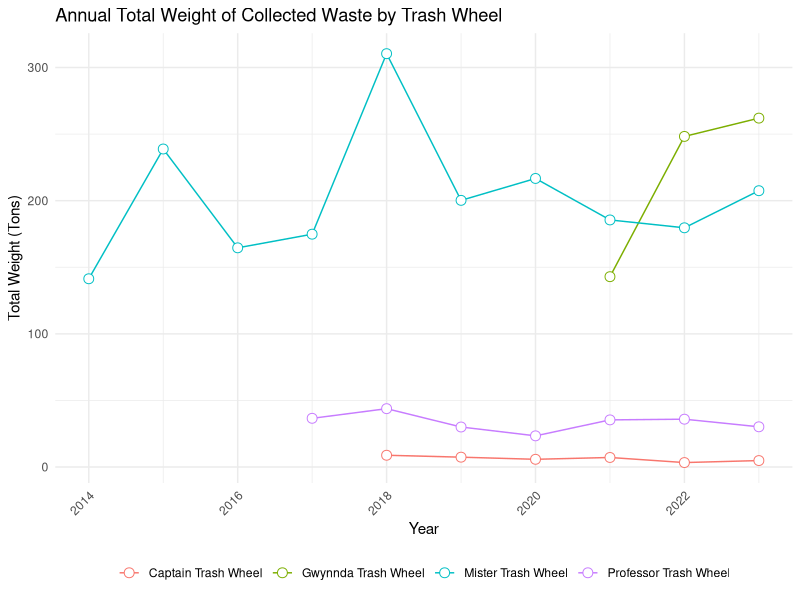
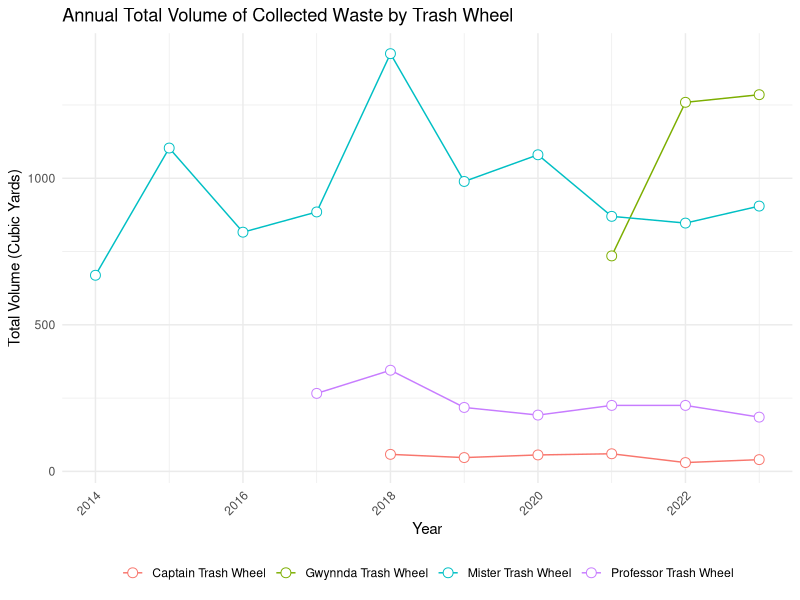
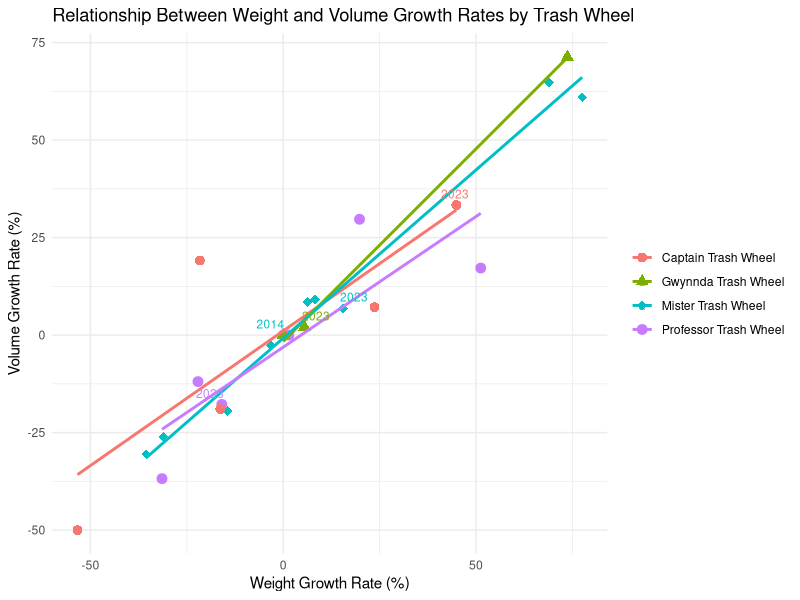
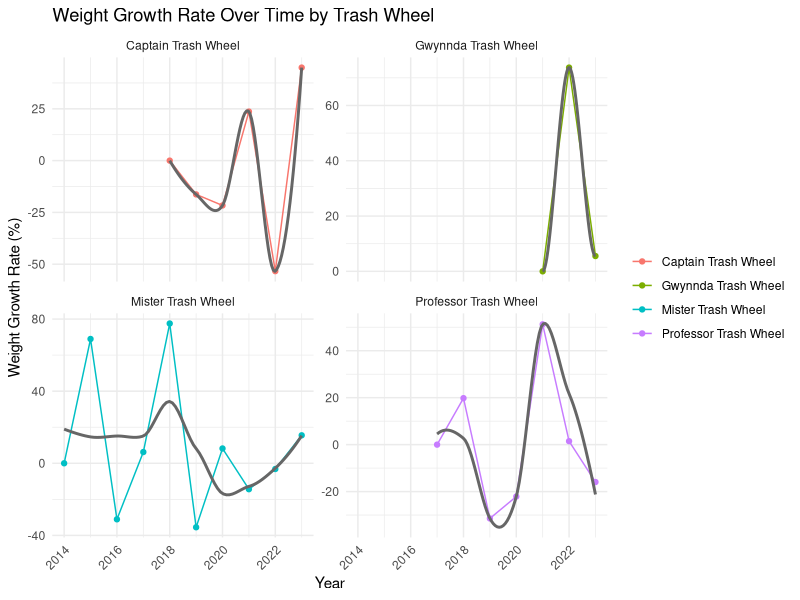
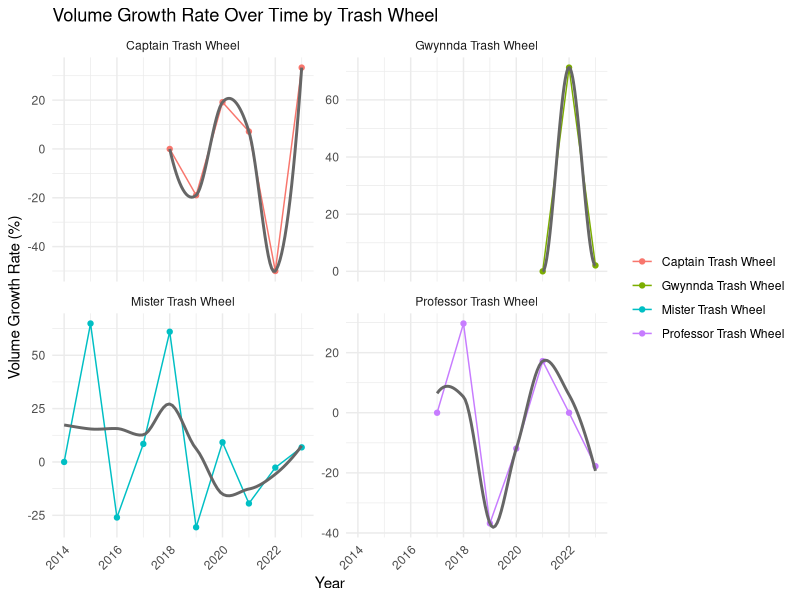
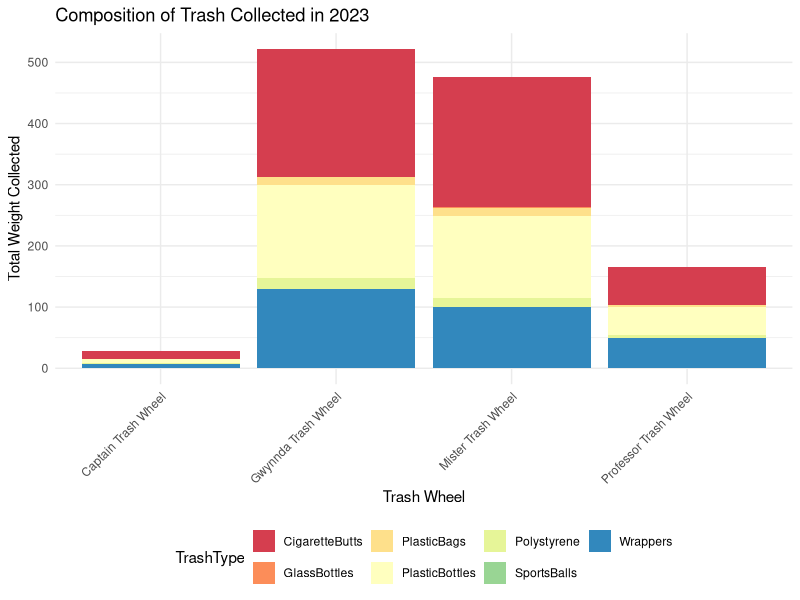
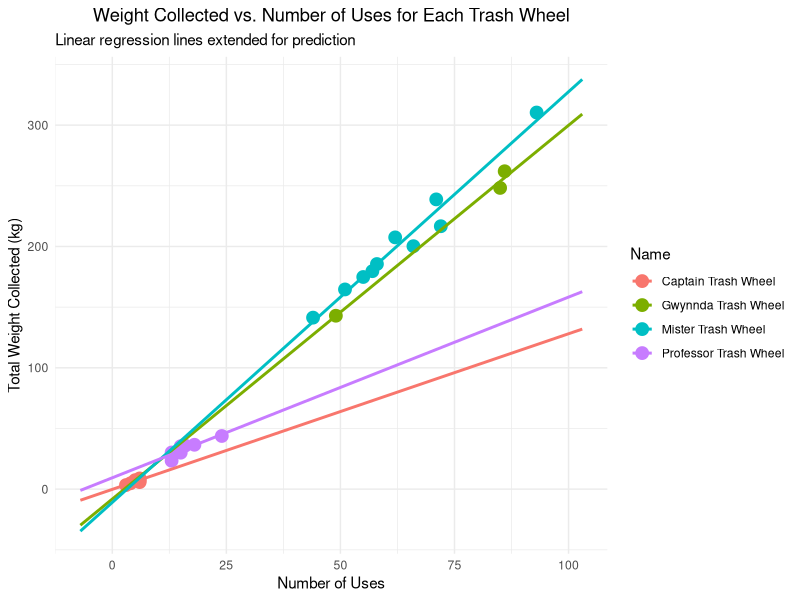

The R script that drew these images, in order:
## ---- chunk 1
library(dplyr)
library(lubridate)
library(ggplot2)
library(tidyr)

# Read the CSV file
trashwheel_data <- read.csv("data/trashwheel.csv")
## ---- chunk 2
#  Data segmentation by Trash Wheel by Year
trashwheel_segments <- trashwheel_data %>%
  group_by(Name, Year) %>%
  summarise(
    Uses = n(),
    AverageWeight = mean(Weight, na.rm = TRUE),
    AverageVolume = mean(Volume, na.rm = TRUE),
    TotalWeight = sum(Weight, na.rm = TRUE),
    TotalVolume = sum(Volume, na.rm = TRUE)
  ) 
trashwheel_segments
## ---- chunk 3
# Time-Series Analysis: Performance of each Trash Wheel over time
ggplot(trashwheel_segments, aes(x = Year, y = TotalWeight, group = Name, color = Name)) +
  geom_line() +
  geom_point(size = 3, shape = 21, fill = "white") + # Using filled points for better visibility
  theme_minimal() +
  labs(title = "Annual Total Weight of Collected Waste by Trash Wheel",
       x = "Year", y = "Total Weight (Tons)") +
  theme(legend.title = element_blank(), # Removing the legend title for clarity
        legend.position = "bottom", # Positioning legend at the bottom for easy comparison
        axis.text.x = element_text(angle = 45, hjust = 1)) 

ggplot(trashwheel_segments, aes(x = Year, y = TotalVolume, group = Name, color = Name)) +
  geom_line() +
  geom_point(size = 3, shape = 21, fill = "white") + # Using filled points for better visibility
  theme_minimal() +
  labs(title = "Annual Total Volume of Collected Waste by Trash Wheel",
       x = "Year", y = "Total Volume (Cubic Yards)") +
  theme(legend.title = element_blank(), # Removing the legend title for clarity
        legend.position = "bottom", # Positioning legend at the bottom for easy comparison
        axis.text.x = element_text(angle = 45, hjust = 1)) 
## ---- chunk 4
# Calculating Yearly Performance Growth Rate
trashwheel_segments <- trashwheel_segments %>%
  group_by(Name) %>%
  arrange(Year) %>%
  mutate(
    WeightGrowthRate = (TotalWeight / lag(TotalWeight) - 1) * 100, # Growth weight rate 
    VolumeGrowthRate = (TotalVolume / lag(TotalVolume) - 1) * 100 # Growth volume rate 
  ) %>% 
  replace_na(list(WeightGrowthRate = 0, VolumeGrowthRate = 0)) %>%  # means that at the time when a trash wheel start to be used, we set the intial value for the rate equals to 0. 
  arrange(desc(WeightGrowthRate), desc(VolumeGrowthRate))
trashwheel_segments
## ---- chunk 5
library(ggplot2)
library(dplyr)
library(ggrepel)

# Assigning unique shapes to each Trash Wheel
shapes <- c(16, 17, 18, 19) # Circle, Triangle, Square, Diamond

ggplot(trashwheel_segments, aes(x = WeightGrowthRate, y = VolumeGrowthRate, color = Name)) +
  geom_point(aes(shape = Name), size = 3) + 
  geom_smooth(method = "lm", se = FALSE) +
  geom_text_repel(aes(label = if_else(Year == max(Year) | Year == min(Year), as.character(Year), "")),
                  nudge_y = 0.05, size = 3, 
                  segment.color = 'grey50') + # Add labels to first and last years for clarity
  scale_shape_manual(values = shapes) + # Apply the shapes
  theme_minimal() +
  labs(title = "Relationship Between Weight and Volume Growth Rates by Trash Wheel",
       x = "Weight Growth Rate (%)", y = "Volume Growth Rate (%)") +
  theme(legend.title = element_blank()) 
## ---- chunk 6
library(ggplot2)

# Plotting Weight Growth Rate over Time for each Trash Wheel
ggplot(trashwheel_segments, aes(x = Year, y = WeightGrowthRate, group = Name)) +
  geom_line(aes(color = Name)) +
  geom_point(aes(color = Name)) +
  geom_smooth(se = FALSE, method = "loess", color = "gray40") + # Add a smooth trend line
  facet_wrap(~Name, scales = "free_y") + # Faceting by Trash Wheel
  theme_minimal() +
  labs(title = "Weight Growth Rate Over Time by Trash Wheel",
       x = "Year", y = "Weight Growth Rate (%)") +
  theme(legend.title = element_blank() , 
        axis.text.x = element_text(angle = 45, hjust = 1))

# Plotting Volume Growth Rate over Time for each Trash Wheel
ggplot(trashwheel_segments, aes(x = Year, y = VolumeGrowthRate, group = Name)) +
  geom_line(aes(color = Name)) +
  geom_point(aes(color = Name)) +
  geom_smooth(se = FALSE, method = "loess", color = "gray40") + # Add a smooth trend line
  facet_wrap(~Name, scales = "free_y") + # Faceting by Trash Wheel
  theme_minimal() +
  labs(title = "Volume Growth Rate Over Time by Trash Wheel",
       x = "Year", y = "Volume Growth Rate (%)") +
  theme(legend.title = element_blank(), 
        axis.text.x = element_text(angle = 45, hjust = 1))
## ---- chunk 7
# Filter data for the most recent year
latest_year <- max(trashwheel_data$Year)
latest_year_data <- trashwheel_data %>%
  filter(Year == latest_year)

# Melt the data to long format for ggplot
composition_data_long <- latest_year_data %>%
  select(Name, PlasticBottles, Polystyrene, CigaretteButts, GlassBottles, PlasticBags, Wrappers, SportsBalls) %>%
  gather(key = "TrashType", value = "Quantity", -Name) %>%
  group_by(Name, TrashType) %>%
  summarise(Quantity = sum(Quantity, na.rm = TRUE)) %>%
  ungroup()

ggplot(composition_data_long, aes(x = Name, y = Quantity, fill = TrashType)) + 
  geom_bar(stat = "identity", position = "stack") +
  theme_minimal() +
  theme(
    axis.text.x = element_text(angle = 45, hjust = 1),
    legend.position = "bottom" 
  ) +
  labs(title = paste("Composition of Trash Collected in", latest_year), 
       x = "Trash Wheel",
       y = "Total Weight Collected") +
  scale_fill_brewer(palette = "Spectral") + 
  scale_y_continuous(labels = scales::comma_format(scale = 1e-3))

## ---- chunk 8
library(ggplot2)

min_uses <- min(trashwheel_segments$Uses) - 10
max_uses <- max(trashwheel_segments$Uses) + 10

# Plotting with extended regression lines
ggplot(trashwheel_segments, aes(x = Uses, y = TotalWeight, label = Name)) +
  geom_point(aes(color = Name), size = 4) +
  geom_smooth(aes(color = Name), method = "lm", se = FALSE, fullrange = TRUE) +
  scale_x_continuous(name = "Number of Uses", limits = c(min_uses, max_uses)) +
  scale_y_continuous(name = "Total Weight Collected (kg)") +
  theme_minimal() +
  labs(title = "Weight Collected vs. Number of Uses for Each Trash Wheel",
       subtitle = "Linear regression lines extended for prediction") +
  theme(plot.title = element_text(hjust = 0.5))
